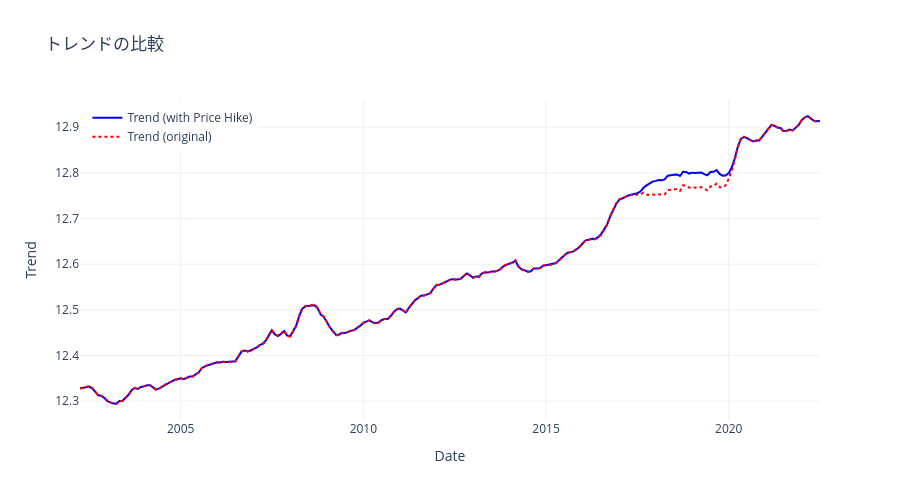
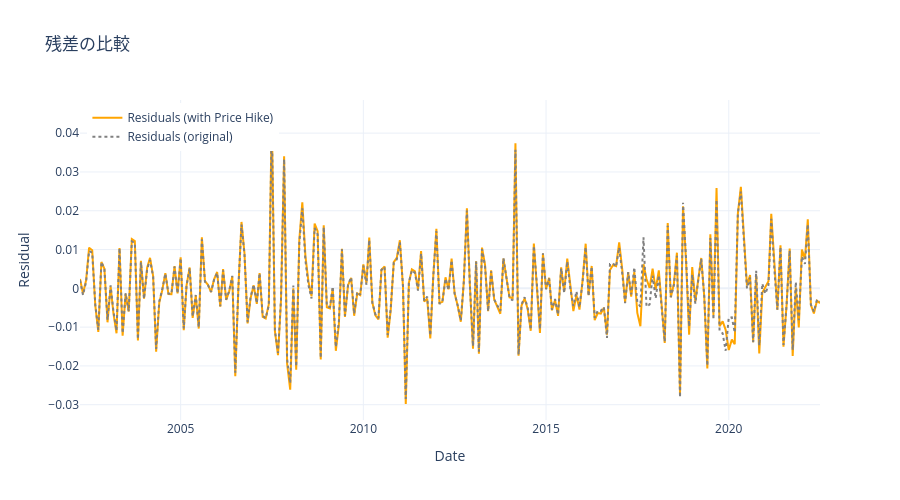

Write notebook code for charts like these, in order.
### Code cell
import plotly.graph_objects as go
import plotly.io as pio

# ---- トレンド比較 ----
fig_trend = go.Figure()

# 新モデルのトレンド
fig_trend.add_trace(go.Scatter(
    x=df['label'], y=trend_smoothed_hike,
    mode='lines', name='Trend (with Price Hike)',
    line=dict(color='blue')
))

# 従来モデルのトレンド
fig_trend.add_trace(go.Scatter(
    x=df['label'], y=trend_smoothed,
    mode='lines', name='Trend (original)',
    line=dict(color='red', dash='dot')
))

fig_trend.update_layout(
    title="トレンドの比較",
    xaxis_title="Date",
    yaxis_title="Trend",
    legend=dict(x=0.01, y=0.99),
    template="plotly_white",
    height=500
)

fig_trend.show()
pio.write_html(fig_trend, file='trend_comparison.html', auto_open=False)


# ---- 残差比較 ----
fig_residual = go.Figure()

# 新モデルの残差
fig_residual.add_trace(go.Scatter(
    x=df['label'], y=residuals_hike,
    mode='lines', name='Residuals (with Price Hike)',
    line=dict(color='orange')
))

# 従来モデルの残差
fig_residual.add_trace(go.Scatter(
    x=df['label'], y=residuals,
    mode='lines', name='Residuals (original)',
    line=dict(color='gray', dash='dot')
))

fig_residual.update_layout(
    title="残差の比較",
    xaxis_title="Date",
    yaxis_title="Residual",
    legend=dict(x=0.01, y=0.99),
    template="plotly_white",
    height=500
)

fig_residual.show()
pio.write_html(fig_residual, file='residual_comparison.html', auto_open=True)

### Figure 1 — Plotly figure (JSON) as saved in the notebook; plotly's stock layout.template omitted (floating-point values rounded to 4 significant figures; data arrays with more than 128 entries replaced by an {"elided": "..."} marker saying what was removed)
{"data": [{"line": {"color": "blue"}, "mode": "lines", "name": "Trend (with Price Hike)", "type": "scatter", "x": {"elided": "244 str values"}, "y": {"elided": "244 float values"}}, {"line": {"color": "red", "dash": "dot"}, "mode": "lines", "name": "Trend (original)", "type": "scatter", "x": {"elided": "244 str values"}, "y": {"elided": "244 float values"}}], "layout": {"height": 500, "legend": {"x": 0.01, "y": 0.99}, "title": {"text": "トレンドの比較"}, "xaxis": {"title": {"text": "Date"}}, "yaxis": {"title": {"text": "Trend"}}}}

### Figure 2 — Plotly figure (JSON) as saved in the notebook; plotly's stock layout.template omitted (floating-point values rounded to 4 significant figures; data arrays with more than 128 entries replaced by an {"elided": "..."} marker saying what was removed)
{"data": [{"line": {"color": "orange"}, "mode": "lines", "name": "Residuals (with Price Hike)", "type": "scatter", "x": {"elided": "244 str values"}, "y": {"elided": "244 float values"}}, {"line": {"color": "gray", "dash": "dot"}, "mode": "lines", "name": "Residuals (original)", "type": "scatter", "x": {"elided": "244 str values"}, "y": {"elided": "244 float values"}}], "layout": {"height": 500, "legend": {"x": 0.01, "y": 0.99}, "title": {"text": "残差の比較"}, "xaxis": {"title": {"text": "Date"}}, "yaxis": {"title": {"text": "Residual"}}}}
